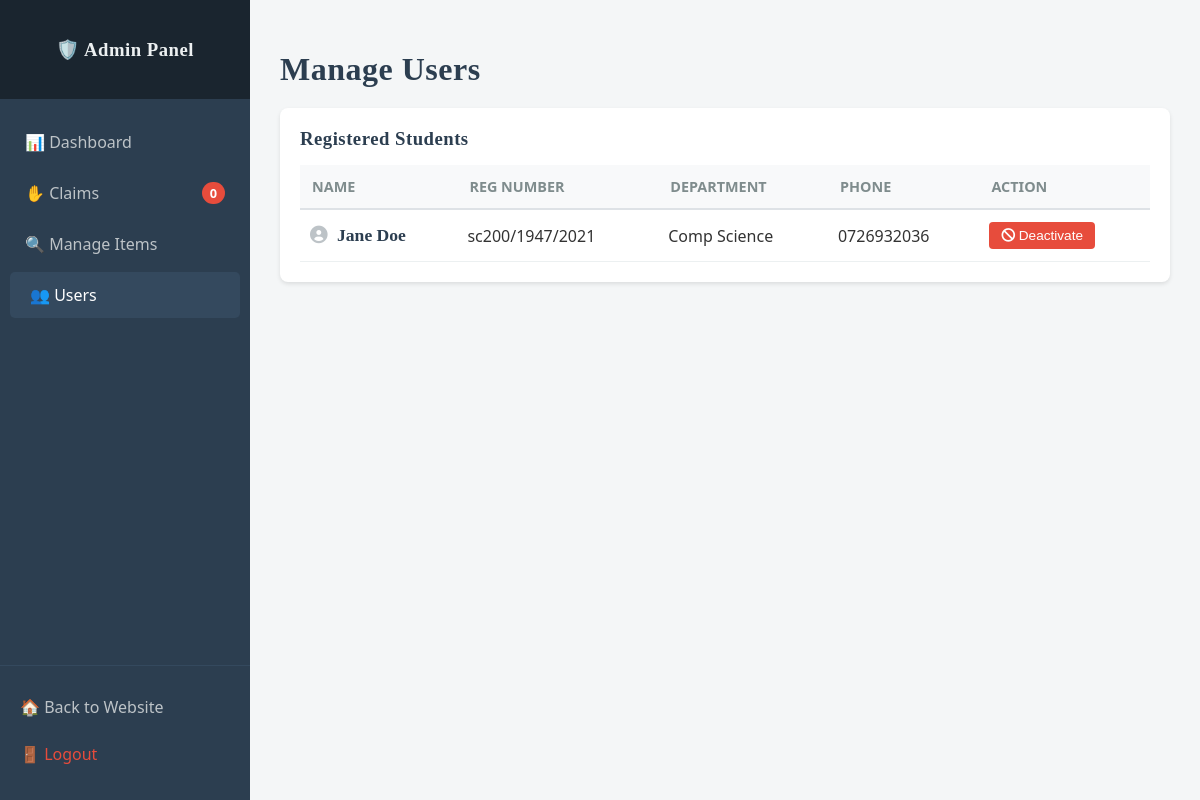
The app's page /admin/users (signed in), older data.
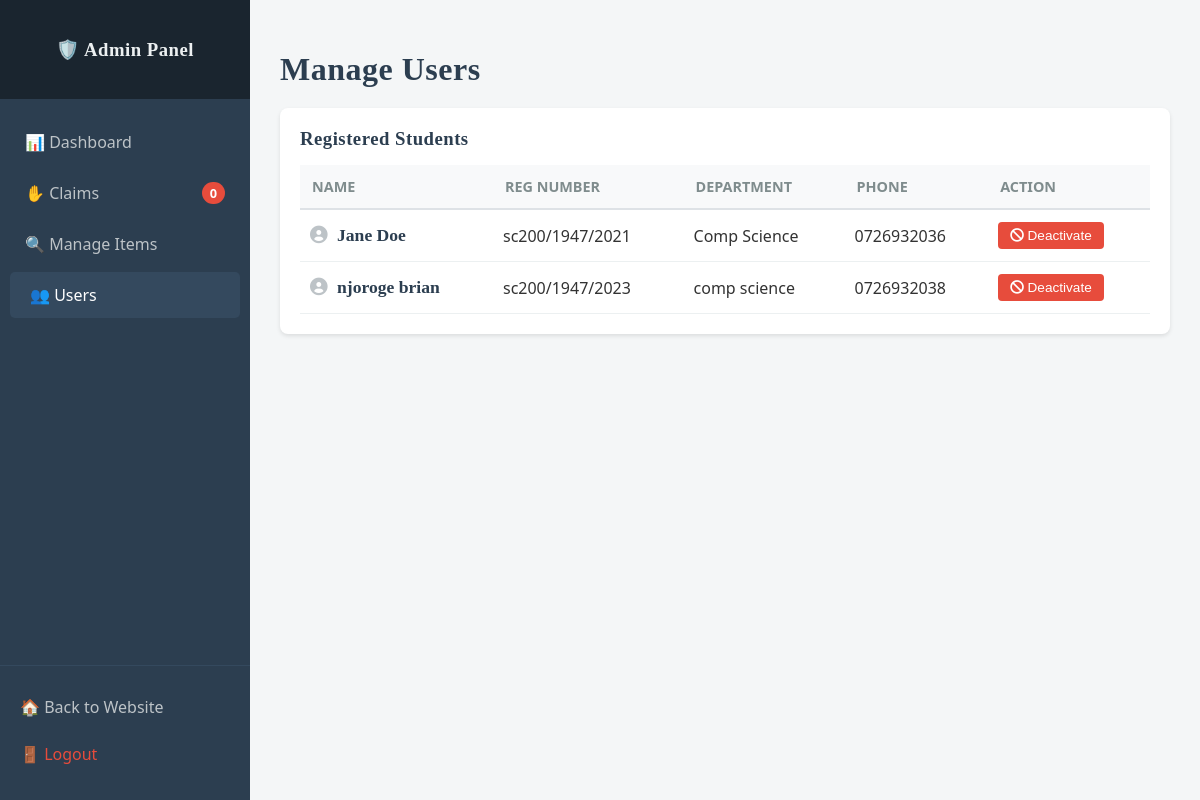
The same page, newer data.
### tables this page shows
CREATE TABLE users (
            id INTEGER PRIMARY KEY AUTOINCREMENT,
            name TEXT NOT NULL,
            email TEXT UNIQUE NOT NULL,
            phone TEXT UNIQUE NOT NULL,
            reg_number TEXT UNIQUE NOT NULL,
            department TEXT NOT NULL,
            password_hash TEXT NOT NULL,
            role TEXT DEFAULT 'student',
            is_deleted BOOLEAN DEFAULT 0 
        );

### routes.py (the view)
@main_bp.route('/admin/users')
@admin_required
def admin_users():
    conn = get_db_connection()
    users = conn.execute('SELECT * FROM users WHERE role != "admin" ORDER BY is_deleted ASC, name ASC').fetchall()
    pending_claims = conn.execute('SELECT COUNT(*) FROM claims WHERE status = "Pending"').fetchone()[0]
    conn.close()
    return render_template('admin/users.html', users=users, pending_claims=pending_claims)

### auth.py (called while the page is built)
def load_user(user_id):
    conn = get_db_connection()
    curr = conn.cursor()
    curr.execute("SELECT * FROM users WHERE id = ?", (user_id,))
    user = curr.fetchone()
    conn.close()
    if user:
        return User(id=user['id'],
                    name=user['name'],
                    email=user['email'],
                    role=user['role'],
                    reg_number=user['reg_number'],
                    department=user['department'],
                    phone=user['phone'])
    return None

def admin_required(f):
    @wraps(f)
    def decorated_function(*args, **kwargs):
        if not current_user.is_authenticated:
            return redirect(url_for('auth.admin_login'))
        if current_user.role != 'admin':
            abort(403)
        return f(*args, **kwargs)
    return decorated_function

### db.py (called while the page is built)
def get_db_connection():
    conn = sqlite3.connect('lostfound.db')
    conn.row_factory = sqlite3.Row
    return conn

### templates/admin/users.html (shortened to what this page needs)
<!doctype html>
<html lang="en">
  <head>
    <link
      rel="stylesheet"
      href="{{ url_for('static', filename='style.css') }}"
    />
    <link
      rel="stylesheet"
      href="https://cdnjs.cloudflare.com/ajax/libs/font-awesome/6.0.0/css/all.min.css"
    />
  </head>
  <body class="admin-body">
    <div class="admin-container">
      {% set active_page = 'users' %} {% include 'admin/sidebar.html' %}
      <div class="content">
        <h1>Manage Users</h1>
        <div class="dashboard-card">
          <h3 style="color: #2c3e50; margin-top: 0; margin-bottom: 15px">
            Registered Students
          </h3>
          <div class="table-responsive">
            <table class="activity-table">
              <thead>
                <tr>
                  <th>Name</th>
                  <th>Reg Number</th>
                  <th>Department</th>
                  <th>Phone</th>
                  <th>Action</th>
                </tr>
              </thead>
              <tbody>
                {% for user in users %}
                <tr
                  class="{{ 'user-row-inactive' if user.is_deleted else '' }}"
                >
                  <td class="student-name">
                    <i
                      class="fas fa-user-circle"
                      style="color: #bdc3c7; margin-right: 5px"
                    ></i>
                    {{ user.name }}
                  </td>
                  <td>{{ user.reg_number }}</td>
                  <td>{{ user.department }}</td>
                  <td>{{ user.phone }}</td>
                  <td>
                    {% if user.is_deleted %}
                    <form
                      action="{{ url_for('main.restore_user', user_id=user.id) }}"
                      method="POST"
                    >
                      <button type="submit" class="btn-restore">
                        <i class="fas fa-undo"></i> Restore
                      </button>
                    </form>
                    {% else %}
                    <form
                      action="{{ url_for('main.delete_user', user_id=user.id) }}"
                      method="POST"
                      onsubmit="return confirm('Are you sure you want to deactivate this user?');"
                    >
                      <button type="submit" class="btn-delete">
                        <i class="fas fa-ban"></i> Deactivate
                      </button>
                    </form>
                    {% endif %}
                  </td>
                </tr>
                {% endfor %}
              </tbody>
            </table>
          </div>
        </div>
      </div>
    </div>
  </body>
</html>

### templates/admin/sidebar.html (shortened to what this page needs)
<div class="sidebar" id="adminSidebar">
  <div class="sidebar-header" style="position: relative">
    <h3>🛡️ Admin Panel</h3>
  </div>
  <div class="sidebar-menu">
    <a
      href="{{ url_for('main.admin_dashboard') }}"
      class="{{ 'active' if active_page == 'dashboard' else '' }}"
    >
      📊 Dashboard
    </a>
    <a
      href="{{ url_for('main.admin_claims') }}"
      class="{{ 'active' if active_page == 'claims' else '' }}"
    >
      ✋ Claims
      <span class="badge">{{ pending_claims|default(0) }}</span>
    </a>
    <a
      href="{{ url_for('main.admin_items') }}"
      class="{{ 'active' if active_page == 'items' else '' }}"
    >
      🔍 Manage Items
    </a>
    <a
      href="{{ url_for('main.admin_users') }}"
      class="{{ 'active' if active_page == 'users' else '' }}"
    >
      👥 Users
    </a>
  </div>
  <div class="sidebar-footer">
    <a href="{{ url_for('main.home') }}">🏠 Back to Website</a>
    <a href="{{ url_for('auth.logout') }}" class="logout-link">🚪 Logout</a>
  </div>
</div>

### static/style.css (style rules this page uses)
body { font-family: "Segoe UI", Tahoma, Geneva, Verdana, sans-serif; background-color: #f4f7f6; margin: 0; padding: 0; color: #333; padding-top: 80px; }
h1, h2, h3, h4, h5, h6 { font-family: "Roboto Slab", serif; font-weight: 700; letter-spacing: 0.5px; }
h1 { color: #2c3e50; margin-bottom: 0.5rem; }
.student-name { font-family: "Roboto Slab", serif; font-weight: 700; font-size: 1.1rem; color: #2c3e50; }
.admin-body { background-color: #f4f6f7; margin: 0; padding: 0; overflow-x: hidden; }
.admin-container { display: flex; min-height: 100vh; width: 100%; }
.sidebar { width: 250px; background-color: #2c3e50; color: #ecf0f1; display: flex; flex-direction: column; position: fixed; height: 100vh; left: 0; top: 0; overflow-y: auto; z-index: 1000; }
.sidebar-header { padding: 20px; background-color: #1a252f; text-align: center; }
.sidebar-menu .badge { background: #e74c3c; color: white; padding: 2px 8px; border-radius: 12px; font-size: 0.8rem; float: right; font-weight: bold; }
.sidebar-menu { padding: 20px 10px; flex-grow: 1; }
.sidebar a { display: block; color: #bdc3c7; padding: 12px 15px; text-decoration: none; margin-bottom: 5px; border-radius: 5px; transition: all 0.3s; }
.sidebar a:hover, .sidebar a.active { background-color: #34495e; color: white; padding-left: 20px; }
.sidebar-footer { padding: 20px; border-top: 1px solid #34495e; margin-top: auto; }
.sidebar-footer a { display: block; color: #bdc3c7; text-decoration: none; padding: 10px 0; transition: 0.3s; }
.content { margin-left: 250px; padding: 30px; width: calc(100% - 250px); box-sizing: border-box; }
.logout-link { color: #e74c3c !important; }
.dashboard-card { background: white; padding: 20px; border-radius: 8px; box-shadow: 0 2px 4px rgba(0, 0, 0, 0.1); margin-top: 20px; }
.table-responsive { width: 100%; overflow-x: auto; -webkit-overflow-scrolling: touch; }
.activity-table { width: 100%; border-collapse: collapse; min-width: 600px; }
.activity-table th { background-color: #f8f9fa; text-align: left; padding: 12px; border-bottom: 2px solid #dee2e6; color: #7f8c8d; font-size: 0.9rem; text-transform: uppercase; }
.activity-table td { padding: 12px 10px; border-bottom: 1px solid #ecf0f1; vertical-align: middle; }
.badge { padding: 4px 8px; border-radius: 12px; font-size: 0.8rem; color: white; font-weight: bold; }
.btn-delete { background: #e74c3c; color: white; border: none; padding: 6px 12px; border-radius: 4px; cursor: pointer; font-size: 0.85rem; transition: background 0.2s; }

Row changes from the older to the newer data that the page shows:
added users: name "njoroge brian", reg_number "sc200/1947/2023", department "comp science", phone "0726932038"
